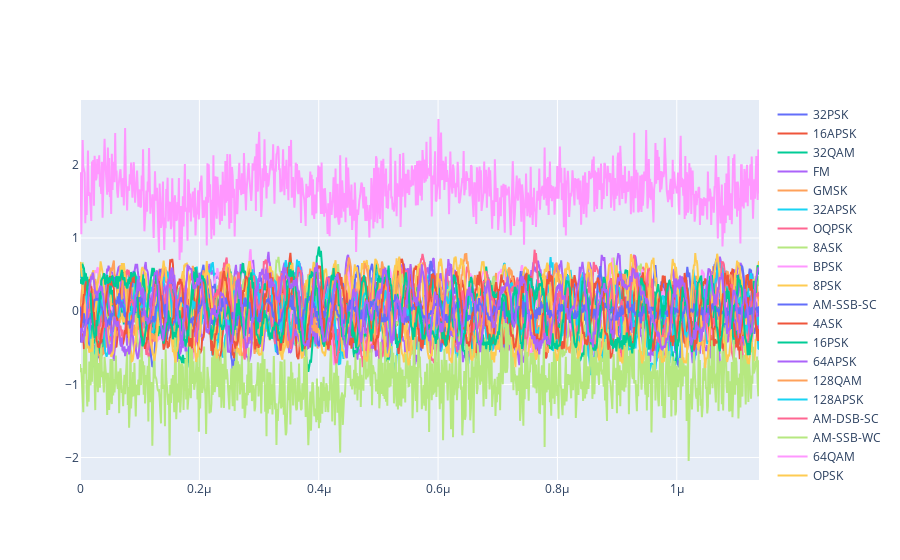

Write notebook code for a chart like this one.
### Code cell
show_nth_sample = 1
n_classes_to_visualise = 24

traces = [
    go.Scatter(
        name=Y_train_blk_0_cls[i],
        x=t,
        y=X_train_blk_0[i, ::show_nth_sample, 0],
        marker=dict(
            size=4,
            colorscale='Viridis',
        ),
        line=dict(
            width=2
        )
    )
    for i in range(X_train_blk_0[:n_classes_to_visualise].shape[0])
]
fig = go.Figure(data=traces)
fig.show()

### Figure 1 — Plotly figure (JSON) as saved in the notebook; plotly's stock layout.template omitted (floating-point values rounded to 4 significant figures; data arrays with more than 128 entries replaced by an {"elided": "..."} marker saying what was removed)
{"data": [{"line": {"width": 2}, "marker": {"colorscale": [[0, "#440154"], [0.1111, "#482878"], [0.2222, "#3e4989"], [0.3333, "#31688e"], [0.4444, "#26828e"], [0.5556, "#1f9e89"], [0.6667, "#35b779"], [0.7778, "#6ece58"], [0.8889, "#b5de2b"], [1, "#fde725"]], "size": 4}, "name": "32PSK", "type": "scatter", "x": {"elided": "1024 float values"}, "y": {"elided": "1024 float values"}}, {"line": {"width": 2}, "marker": {"colorscale": [[0, "#440154"], [0.1111, "#482878"], [0.2222, "#3e4989"], [0.3333, "#31688e"], [0.4444, "#26828e"], [0.5556, "#1f9e89"], [0.6667, "#35b779"], [0.7778, "#6ece58"], [0.8889, "#b5de2b"], [1, "#fde725"]], "size": 4}, "name": "16APSK", "type": "scatter", "x": {"elided": "1024 float values"}, "y": {"elided": "1024 float values"}}, {"line": {"width": 2}, "marker": {"colorscale": [[0, "#440154"], [0.1111, "#482878"], [0.2222, "#3e4989"], [0.3333, "#31688e"], [0.4444, "#26828e"], [0.5556, "#1f9e89"], [0.6667, "#35b779"], [0.7778, "#6ece58"], [0.8889, "#b5de2b"], [1, "#fde725"]], "size": 4}, "name": "32QAM", "type": "scatter", "x": {"elided": "1024 float values"}, "y": {"elided": "1024 float values"}}, {"line": {"width": 2}, "marker": {"colorscale": [[0, "#440154"], [0.1111, "#482878"], [0.2222, "#3e4989"], [0.3333, "#31688e"], [0.4444, "#26828e"], [0.5556, "#1f9e89"], [0.6667, "#35b779"], [0.7778, "#6ece58"], [0.8889, "#b5de2b"], [1, "#fde725"]], "size": 4}, "name": "FM", "type": "scatter", "x": {"elided": "1024 float values"}, "y": {"elided": "1024 float values"}}, {"line": {"width": 2}, "marker": {"colorscale": [[0, "#440154"], [0.1111, "#482878"], [0.2222, "#3e4989"], [0.3333, "#31688e"], [0.4444, "#26828e"], [0.5556, "#1f9e89"], [0.6667, "#35b779"], [0.7778, "#6ece58"], [0.8889, "#b5de2b"], [1, "#fde725"]], "size": 4}, "name": "GMSK", "type": "scatter", "x": {"elided": "1024 float values"}, "y": {"elided": "1024 float values"}}, {"line": {"width": 2}, "marker": {"colorscale": [[0, "#440154"], [0.1111, "#482878"], [0.2222, "#3e4989"], [0.3333, "#31688e"], [0.4444, "#26828e"], [0.5556, "#1f9e89"], [0.6667, "#35b779"], [0.7778, "#6ece58"], [0.8889, "#b5de2b"], [1, "#fde725"]], "size": 4}, "name": "32APSK", "type": "scatter", "x": {"elided": "1024 float values"}, "y": {"elided": "1024 float values"}}, {"line": {"width": 2}, "marker": {"colorscale": [[0, "#440154"], [0.1111, "#482878"], [0.2222, "#3e4989"], [0.3333, "#31688e"], [0.4444, "#26828e"], [0.5556, "#1f9e89"], [0.6667, "#35b779"], [0.7778, "#6ece58"], [0.8889, "#b5de2b"], [1, "#fde725"]], "size": 4}, "name": "OQPSK", "type": "scatter", "x": {"elided": "1024 float values"}, "y": {"elided": "1024 float values"}}, {"line": {"width": 2}, "marker": {"colorscale": [[0, "#440154"], [0.1111, "#482878"], [0.2222, "#3e4989"], [0.3333, "#31688e"], [0.4444, "#26828e"], [0.5556, "#1f9e89"], [0.6667, "#35b779"], [0.7778, "#6ece58"], [0.8889, "#b5de2b"], [1, "#fde725"]], "size": 4}, "name": "8ASK", "type": "scatter", "x": {"elided": "1024 float values"}, "y": {"elided": "1024 float values"}}, {"line": {"width": 2}, "marker": {"colorscale": [[0, "#440154"], [0.1111, "#482878"], [0.2222, "#3e4989"], [0.3333, "#31688e"], [0.4444, "#26828e"], [0.5556, "#1f9e89"], [0.6667, "#35b779"], [0.7778, "#6ece58"], [0.8889, "#b5de2b"], [1, "#fde725"]], "size": 4}, "name": "BPSK", "type": "scatter", "x": {"elided": "1024 float values"}, "y": {"elided": "1024 float values"}}, {"line": {"width": 2}, "marker": {"colorscale": [[0, "#440154"], [0.1111, "#482878"], [0.2222, "#3e4989"], [0.3333, "#31688e"], [0.4444, "#26828e"], [0.5556, "#1f9e89"], [0.6667, "#35b779"], [0.7778, "#6ece58"], [0.8889, "#b5de2b"], [1, "#fde725"]], "size": 4}, "name": "8PSK", "type": "scatter", "x": {"elided": "1024 float values"}, "y": {"elided": "1024 float values"}}, {"line": {"width": 2}, "marker": {"colorscale": [[0, "#440154"], [0.1111, "#482878"], [0.2222, "#3e4989"], [0.3333, "#31688e"], [0.4444, "#26828e"], [0.5556, "#1f9e89"], [0.6667, "#35b779"], [0.7778, "#6ece58"], [0.8889, "#b5de2b"], [1, "#fde725"]], "size": 4}, "name": "AM-SSB-SC", "type": "scatter", "x": {"elided": "1024 float values"}, "y": {"elided": "1024 float values"}}, {"line": {"width": 2}, "marker": {"colorscale": [[0, "#440154"], [0.1111, "#482878"], [0.2222, "#3e4989"], [0.3333, "#31688e"], [0.4444, "#26828e"], [0.5556, "#1f9e89"], [0.6667, "#35b779"], [0.7778, "#6ece58"], [0.8889, "#b5de2b"], [1, "#fde725"]], "size": 4}, "name": "4ASK", "type": "scatter", "x": {"elided": "1024 float values"}, "y": {"elided": "1024 float values"}}, {"line": {"width": 2}, "marker": {"colorscale": [[0, "#440154"], [0.1111, "#482878"], [0.2222, "#3e4989"], [0.3333, "#31688e"], [0.4444, "#26828e"], [0.5556, "#1f9e89"], [0.6667, "#35b779"], [0.7778, "#6ece58"], [0.8889, "#b5de2b"], [1, "#fde725"]], "size": 4}, "name": "16PSK", "type": "scatter", "x": {"elided": "1024 float values"}, "y": {"elided": "1024 float values"}}, {"line": {"width": 2}, "marker": {"colorscale": [[0, "#440154"], [0.1111, "#482878"], [0.2222, "#3e4989"], [0.3333, "#31688e"], [0.4444, "#26828e"], [0.5556, "#1f9e89"], [0.6667, "#35b779"], [0.7778, "#6ece58"], [0.8889, "#b5de2b"], [1, "#fde725"]], "size": 4}, "name": "64APSK", "type": "scatter", "x": {"elided": "1024 float values"}, "y": {"elided": "1024 float values"}}, {"line": {"width": 2}, "marker": {"colorscale": [[0, "#440154"], [0.1111, "#482878"], [0.2222, "#3e4989"], [0.3333, "#31688e"], [0.4444, "#26828e"], [0.5556, "#1f9e89"], [0.6667, "#35b779"], [0.7778, "#6ece58"], [0.8889, "#b5de2b"], [1, "#fde725"]], "size": 4}, "name": "128QAM", "type": "scatter", "x": {"elided": "1024 float values"}, "y": {"elided": "1024 float values"}}, {"line": {"width": 2}, "marker": {"colorscale": [[0, "#440154"], [0.1111, "#482878"], [0.2222, "#3e4989"], [0.3333, "#31688e"], [0.4444, "#26828e"], [0.5556, "#1f9e89"], [0.6667, "#35b779"], [0.7778, "#6ece58"], [0.8889, "#b5de2b"], [1, "#fde725"]], "size": 4}, "name": "128APSK", "type": "scatter", "x": {"elided": "1024 float values"}, "y": {"elided": "1024 float values"}}, {"line": {"width": 2}, "marker": {"colorscale": [[0, "#440154"], [0.1111, "#482878"], [0.2222, "#3e4989"], [0.3333, "#31688e"], [0.4444, "#26828e"], [0.5556, "#1f9e89"], [0.6667, "#35b779"], [0.7778, "#6ece58"], [0.8889, "#b5de2b"], [1, "#fde725"]], "size": 4}, "name": "AM-DSB-SC", "type": "scatter", "x": {"elided": "1024 float values"}, "y": {"elided": "1024 float values"}}, {"line": {"width": 2}, "marker": {"colorscale": [[0, "#440154"], [0.1111, "#482878"], [0.2222, "#3e4989"], [0.3333, "#31688e"], [0.4444, "#26828e"], [0.5556, "#1f9e89"], [0.6667, "#35b779"], [0.7778, "#6ece58"], [0.8889, "#b5de2b"], [1, "#fde725"]], "size": 4}, "name": "AM-SSB-WC", "type": "scatter", "x": {"elided": "1024 float values"}, "y": {"elided": "1024 float values"}}, {"line": {"width": 2}, "marker": {"colorscale": [[0, "#440154"], [0.1111, "#482878"], [0.2222, "#3e4989"], [0.3333, "#31688e"], [0.4444, "#26828e"], [0.5556, "#1f9e89"], [0.6667, "#35b779"], [0.7778, "#6ece58"], [0.8889, "#b5de2b"], [1, "#fde725"]], "size": 4}, "name": "64QAM", "type": "scatter", "x": {"elided": "1024 float values"}, "y": {"elided": "1024 float values"}}, {"line": {"width": 2}, "marker": {"colorscale": [[0, "#440154"], [0.1111, "#482878"], [0.2222, "#3e4989"], [0.3333, "#31688e"], [0.4444, "#26828e"], [0.5556, "#1f9e89"], [0.6667, "#35b779"], [0.7778, "#6ece58"], [0.8889, "#b5de2b"], [1, "#fde725"]], "size": 4}, "name": "QPSK", "type": "scatter", "x": {"elided": "1024 float values"}, "y": {"elided": "1024 float values"}}, {"line": {"width": 2}, "marker": {"colorscale": [[0, "#440154"], [0.1111, "#482878"], [0.2222, "#3e4989"], [0.3333, "#31688e"], [0.4444, "#26828e"], [0.5556, "#1f9e89"], [0.6667, "#35b779"], [0.7778, "#6ece58"], [0.8889, "#b5de2b"], [1, "#fde725"]], "size": 4}, "name": "256QAM", "type": "scatter", "x": {"elided": "1024 float values"}, "y": {"elided": "1024 float values"}}, {"line": {"width": 2}, "marker": {"colorscale": [[0, "#440154"], [0.1111, "#482878"], [0.2222, "#3e4989"], [0.3333, "#31688e"], [0.4444, "#26828e"], [0.5556, "#1f9e89"], [0.6667, "#35b779"], [0.7778, "#6ece58"], [0.8889, "#b5de2b"], [1, "#fde725"]], "size": 4}, "name": "AM-DSB-WC", "type": "scatter", "x": {"elided": "1024 float values"}, "y": {"elided": "1024 float values"}}, {"line": {"width": 2}, "marker": {"colorscale": [[0, "#440154"], [0.1111, "#482878"], [0.2222, "#3e4989"], [0.3333, "#31688e"], [0.4444, "#26828e"], [0.5556, "#1f9e89"], [0.6667, "#35b779"], [0.7778, "#6ece58"], [0.8889, "#b5de2b"], [1, "#fde725"]], "size": 4}, "name": "OOK", "type": "scatter", "x": {"elided": "1024 float values"}, "y": {"elided": "1024 float values"}}, {"line": {"width": 2}, "marker": {"colorscale": [[0, "#440154"], [0.1111, "#482878"], [0.2222, "#3e4989"], [0.3333, "#31688e"], [0.4444, "#26828e"], [0.5556, "#1f9e89"], [0.6667, "#35b779"], [0.7778, "#6ece58"], [0.8889, "#b5de2b"], [1, "#fde725"]], "size": 4}, "name": "16QAM", "type": "scatter", "x": {"elided": "1024 float values"}, "y": {"elided": "1024 float values"}}], "layout": {}}
